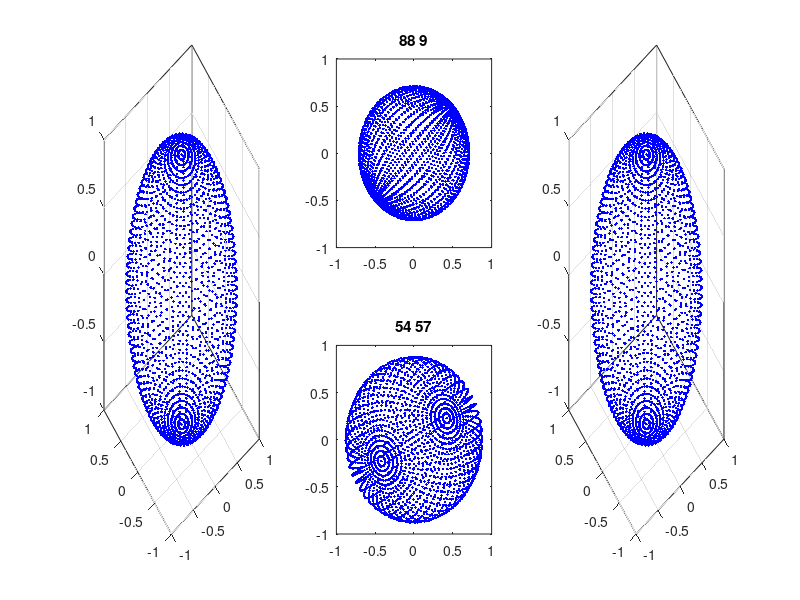

Source code (MATLAB):
clear; clc; close all;

[x,y,z]=sphere(50);       %구를 50*50인 면으로 만드는 것

the1=rand*pi/2;     % the1 각
phi1=rand*pi/2;     % phi1 각

b1=[cos(the1)*cos(phi1)
    sin(the1)*cos(phi1)
    sin(phi1)];         % b1 벡터      
bx1=[-sin(the1)*cos(phi1)-cos(the1)*sin(phi1)
    cos(the1)*cos(phi1)-sin(the1)*sin(phi1)
    cos(phi1)];         % bx1 벡터

by1=cross(b1,bx1);      % bx2 벡터

the2=rand*pi/2;     % the2 각
phi2=rand*pi/2;     % phi2 각

b2=[cos(the2)*cos(phi2)
    sin(the2)*cos(phi2)
    sin(phi2)];         % b2 벡터
bx2=[-sin(the2)*cos(phi2)-cos(the2)*sin(phi2)
    cos(the2)*cos(phi2)-sin(the2)*sin(phi2)
    cos(phi2)];         % bx1 벡터

by2=cross(b2,bx2);      % bx2 벡터

% 오리지널 구 그리기

for ik=1:51
    subplot(2,3,[1,4]);
    
    X=x(ik,:)';                          % 구를 이루는 x 좌표
    Y=y(ik,:)';                          % 구를 이루는 y 좌표
    Z=z(ik,:)';                          % 구를 이루는 z 좌표
    
    plot3(X,Y,Z,'.b')                      % 구 그리기
    box on
    grid on
    hold on
end
% 투사시키기
for ik=1:51
    X=x(ik,:)';                          % 구를 이루는 x 좌표
    Y=y(ik,:)';                          % 구를 이루는 y 좌표
    Z=z(ik,:)';                          % 구를 이루는 z 좌표
    
    real=[X Y Z];                         % 실제 데이터 넣기
    
    subplot(2,3,2);
    
    mDataX1=real*bx1/sum(bx1.^2);       % bx1 벡터에 투사한 좌표
    mDataY1=real*by1/sum(by1.^2);       % by1 벡터에 투사한 좌표
    
    plot(mDataX1,mDataY1,'.b');          % bx1 벡터와 by1벡터의 좌표로 그리기
    
    title(sprintf('%1.0f %1.0f',the1*180/pi,phi1*180/pi));
    hold on
    
    subplot(2,3,5)
    
    mDataX2=real*bx2/sum(bx2.^2);       % bx2 벡터에 투사한 좌표      
    mDataY2=real*by2/sum(by2.^2);       % by2 벡터에 투사한 좌표

    plot(mDataX2,mDataY2,'.b');          % bx2 벡터와 by2 벡터의 좌표로 그리기 
    title(sprintf('%1.0f %1.0f',the2*180/pi,phi2*180/pi));
    
    hold on
end
for ik=1:51
    X=x(ik,:)';
    Y=y(ik,:)';
    Z=z(ik,:)';
    
    real=[X Y Z];
    
    mDataX1=real*bx1/sum(bx1.^2);       % bx1 벡터에 투사한 좌표
    mDataY1=real*by1/sum(by1.^2);       % by1 벡터에 투사한 좌표
    
    mDataX2=real*bx2/sum(bx2.^2);       % bx2 벡터에 투사한 좌표      
    mDataY2=real*by2/sum(by2.^2);       % by2 벡터에 투사한 좌표
    hold on
    subplot(2,3,[3,6])

    B=[bx1 by1 bx2 by2];
    b=[sum(bx1.^2)*mDataX1  sum(by1.^2)*mDataY1 ...
        sum(bx2.^2)*mDataX2  sum(by2.^2)*mDataY2];

    make=B'\b';

    plot3(make(1,:),make(2,:),make(3,:),'.b')        % 복원시킨 데이터로 구 그리기
    box on
    grid on
    axis([-1 1 -1 1 -1 1]) 
    
    
end   